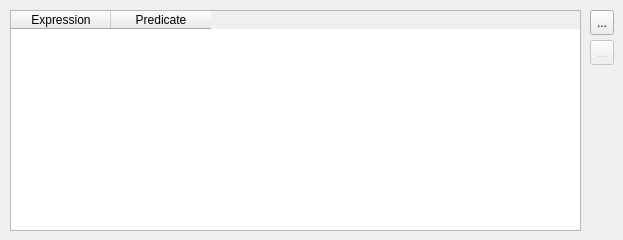
     <widget class="QWidget" name="tab_10">
      <attribute name="title">
       <string>Pressure</string>
      </attribute>
      <widget class="QTableWidget" name="twPV">
       <property name="geometry">
        <rect>
         <x>10</x>
         <y>10</y>
         <width>571</width>
         <height>221</height>
        </rect>
       </property>
       <property name="font">
        <font>
         <weight>50</weight>
         <bold>false</bold>
        </font>
       </property>
       <attribute name="horizontalHeaderDefaultSectionSize">
        <number>100</number>
       </attribute>
       <column>
        <property name="text">
         <string>Expression</string>
        </property>
       </column>
       <column>
        <property name="text">
         <string>Predicate</string>
        </property>
       </column>
      </widget>
      <widget class="QToolButton" name="tbAddPV">
       <property name="geometry">
        <rect>
         <x>590</x>
         <y>10</y>
         <width>24</width>
         <height>25</height>
        </rect>
       </property>
       <property name="toolTip">
        <string/>
       </property>
       <property name="statusTip">
        <string>Add new row</string>
       </property>
       <property name="text">
        <string>...</string>
       </property>
       <property name="icon">
        <iconset resource="QFEM.qrc">
         <normaloff>:/images/Add.png</normaloff>:/images/Add.png</iconset>
       </property>
      </widget>
      <widget class="QToolButton" name="tbRemovePV">
       <property name="enabled">
        <bool>false</bool>
       </property>
       <property name="geometry">
        <rect>
         <x>590</x>
         <y>40</y>
         <width>24</width>
         <height>25</height>
        </rect>
       </property>
       <property name="toolTip">
        <string/>
       </property>
       <property name="statusTip">
        <string>Remove the current row</string>
       </property>
       <property name="text">
        <string>...</string>
       </property>
       <property name="icon">
        <iconset resource="QFEM.qrc">
         <normaloff>:/images/Del.png</normaloff>:/images/Del.png</iconset>
       </property>
      </widget>
     </widget>
